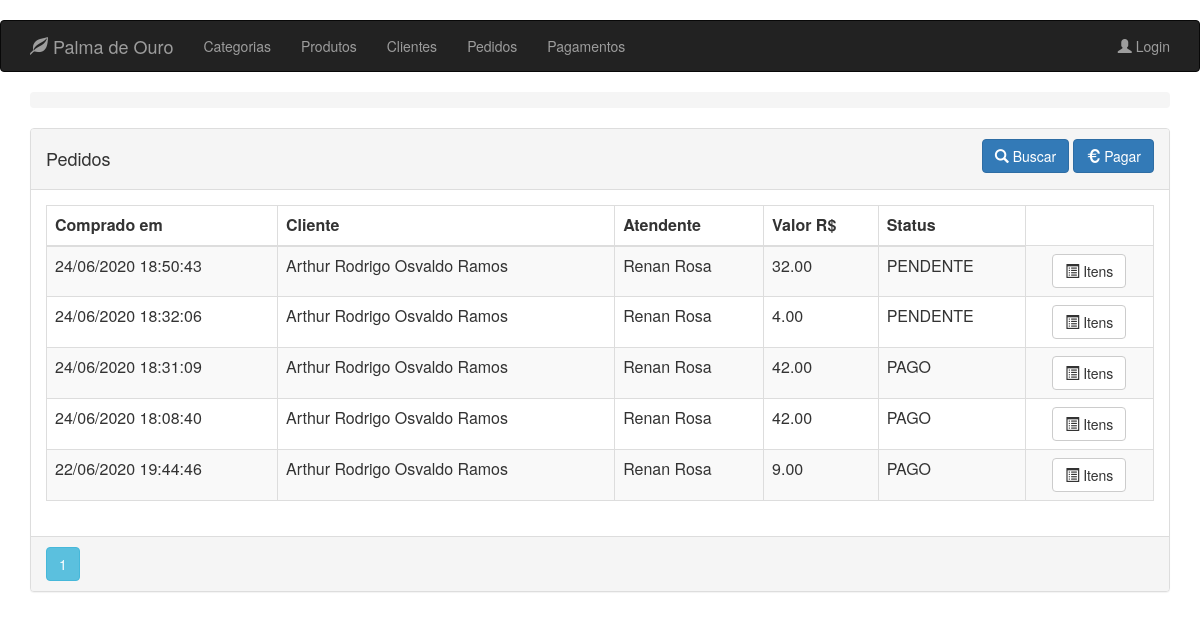
Before: /order/client/2 with the older database file.
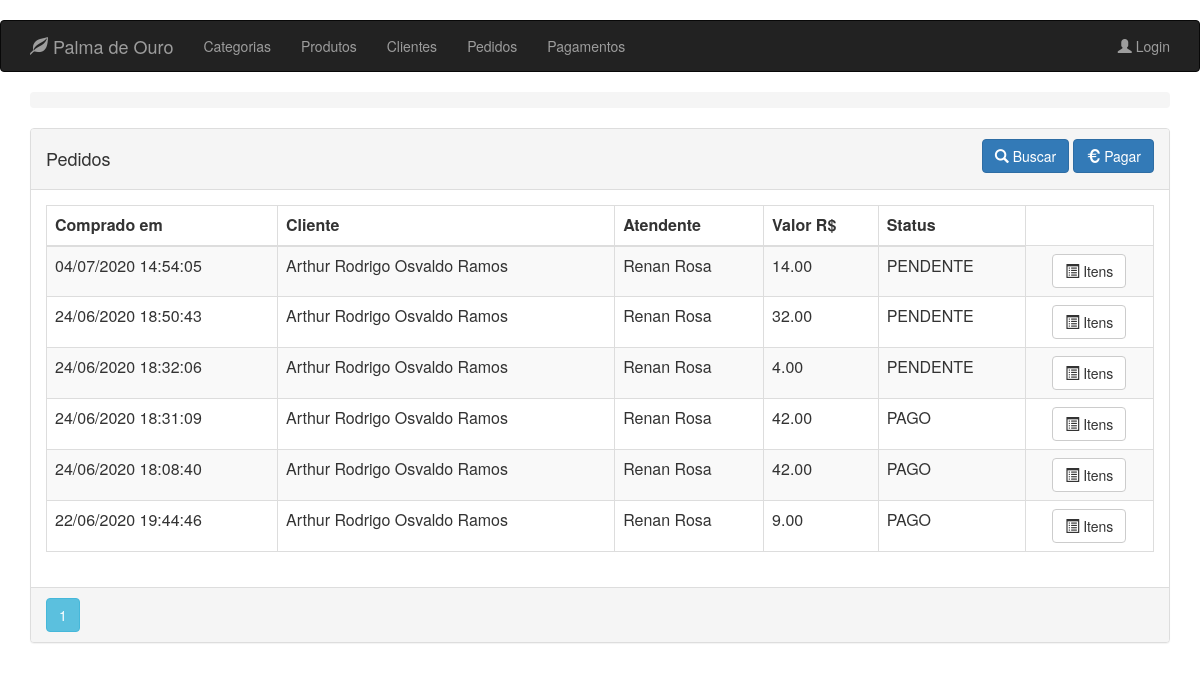
After: the same page with the newer database file.
### app/models.py (models this page shows, shortened)
class Order(db.Model):
    __tablename__ = 'orders'
    id = db.Column(db.Integer, primary_key=True)
    client_id = db.Column(db.Integer, ForeignKey('clients.id'), nullable=False)
    clerk_id = db.Column(db.Integer, ForeignKey('clerks.id'), nullable=False)
    payment_id = db.Column(db.Integer, ForeignKey(
        'payments.id'), nullable=True)
    date = db.Column(db.DateTime, index=True, default=datetime.now)
    total = db.Column(db.Numeric(10, 2), default=0)
    status = db.Column(db.Enum(Status), default=Status.PENDENTE)
    client = relationship("Client", backref=backref('orders', order_by=id))
    clerk = relationship("Clerk", backref=backref('orders', order_by=id))
    payment = relationship("Payment", backref=backref(
        'orders', order_by=id), lazy=True)

class User(db.Model):
    __metaclass__ = ABCMeta
    __abstract__ = True
    id = db.Column(db.Integer, primary_key=True)
    name = db.Column(db.String(64), nullable=False, index=True)
    phone_number = db.Column(db.String(13), nullable=False)

class Client(User):
    __tablename__ = 'clients'
    __mapper_args__ = {'concrete': True}
    identification = db.Column(db.String(9), unique=True)
    notifiable = db.Column(db.Boolean)
    address = db.Column(db.String(64))
    status = db.Column(db.Boolean)

class Clerk(User, UserMixin):
    __tablename__ = 'clerks'
    image_file = db.Column(db.String(24), default='default.png')
    email = db.Column(db.String(64), unique=True)
    password_hash = db.Column(db.String(128), nullable=False)
    __mapper_args__ = {
        'concrete': True
    }
    @property
    def password(self) -> None:
        raise AttributeError('password is not a readable attribute')

### app/routes/order/routes.py (the view)
@blueprint_order.route('/order/client/<int:id>', methods=['GET'])
@blueprint_order.route('/order', defaults={'id': None}, methods=['GET'])
@register_breadcrumb(blueprint_order, '.', 'Pedidos')
def get_orders(id):
    page = request.args.get('page', 1, type=int)
    if id is not None:
        orders = Order.query \
            .filter_by(client_id=id) \
            .order_by(Order.date.desc()) \
            .paginate(page=page, per_page=10)
        return render_template('order/client_orders.html', orders=orders, client_id=id)
    orders = Order.query.order_by(
        Order.date.desc()).paginate(page=page, per_page=10)
    return render_template('order/list.html', orders=orders)

### app/templates/order/client_orders.html (shortened to what this page needs)
{% extends "base.html" %}
{% block page_content %}
<div class="panel panel-default">
    <div class="panel-heading">
        <div class="row">
            <div class="col col-xs-6">
                <h4>Pedidos</h4>
            </div>
            <div class="col col-xs-6 text-right">
                <a href="{{ url_for('blueprint_order.search_order') }}" class="btn btn-primary">
                    <i class="glyphicon glyphicon glyphicon-search"></i>
                    <span>Buscar</span>
                </a>
                <a href="{{ url_for('blueprint_order.pending_order',id=client_id) }}" class="btn btn-primary">
                    <i class="glyphicon glyphicon-euro"></i>
                    <span>Pagar</span>
                </a>
            </div>
        </div>
    </div>
    <div class="panel-body">
        <table class="table table-striped table-responsive table-bordered">
            <thead>
                <tr>
                    <th>Comprado em</th>
                    <th>Cliente</th>
                    <th>Atendente</th>
                    <th>Valor R$</th>
                    <th>Status</th>
                </tr>
            </thead>
            <tbody>
                {% for order in orders.items %}
                <tr>
                    <td>{{ order.date.strftime('%d/%m/%Y %H:%M:%S') }}</td>
                    <td>{{ order.client.name }}</td>
                    <td>{{ order.clerk.name }}</td>
                    <td>{{ order.total }}</td>
                    <td>{{ order.status.name }}</td>
                    <td align="center">
                        <a href="{{ url_for('blueprint_order.items_order',id=order.id) }}"
                           class="btn btn-default">
                            <i class="glyphicon glyphicon-list-alt" aria-hidden="true"></i>
                            <span>Itens</span>
                        </a>
                    </td>
                </tr>
                {% endfor %}
            </tbody>
        </table>
    </div>
    <div class="panel-footer p-0">
        {% for page_number in orders.iter_pages(left_edge=1,right_edge=1,left_current=1,right_current=2) %}
        {% if page_number %}
        {% if orders.page == page_number %}
        <a class="btn btn-info mb-4"
           href="{{ url_for('blueprint_order.get_orders',page=page_number) }}">{{ page_number }}</a>
        {% else %}
        <a class="btn btn-outline-info mb-4"
           href="{{ url_for('blueprint_order.get_orders',page=page_number) }}">{{ page_number }}</a>
        {% endif %}
        {% else %}
        ...
        {% endif %}
        {% endfor %}
    </div>
</div>
{% endblock %}

Changed rows visible on the page:
added Order: date "04/07/2020 14:54:05", client.name "Arthur Rodrigo Osvaldo Ramos", clerk.name "Renan Rosa", total "14.00", status.name "PENDENTE"
